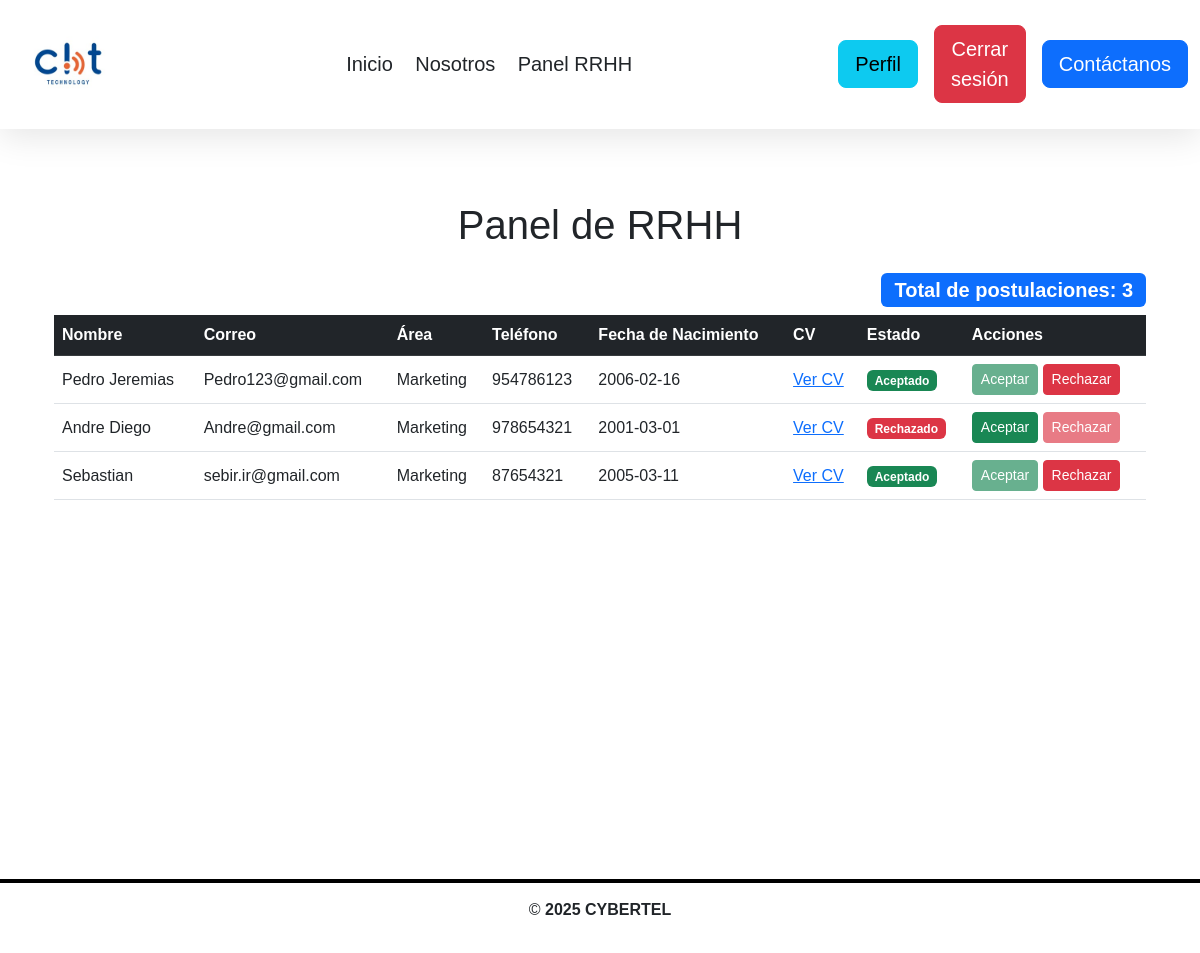
Page /index.php?route=panel_rrhh (signed in) on the committed database.
### tables this page shows
CREATE TABLE `postulaciones` (
  `id` int(11) NOT NULL,
  `usuario_id` int(11) NOT NULL,
  `area` varchar(100) NOT NULL,
  `telefono` varchar(20) NOT NULL,
  `fecha_nacimiento` date NOT NULL,
  `archivo_cv` varchar(255) DEFAULT NULL,
  `estado` varchar(20) DEFAULT 'pendiente',
  `fecha_postulacion` timestamp NOT NULL DEFAULT current_timestamp()
);

CREATE TABLE `usuarios` (
  `id` int(11) NOT NULL,
  `nombre` varchar(100) NOT NULL,
  `usuario` varchar(50) NOT NULL,
  `correo` varchar(100) NOT NULL,
  `password` varchar(255) NOT NULL,
  `rol` varchar(20) DEFAULT 'usuario'
);

### controller/RRHHController.php (called while the page is built, shortened)
<?php
require_once __DIR__ . '/../service/PostulacionService.php';
class RRHHController {
    public function listar() {
        $service = new PostulacionService();
        $postulaciones = $service->listarTodas();
        include __DIR__ . '/../public/panel_rrhh.php';
    }
}

### config/database.php (called while the page is built)
<?php
class Database
{
    public static function getConnection()
    {
        $host = 'localhost';
        $user = 'root';
        $pass = '';
        $db   = 'cybertel';
        $dsn = "mysql:host=$host;dbname=$db;charset=utf8mb4";
        try {
            $pdo = new PDO($dsn, $user, $pass, [
                PDO::ATTR_ERRMODE => PDO::ERRMODE_EXCEPTION,
                PDO::ATTR_DEFAULT_FETCH_MODE => PDO::FETCH_ASSOC,
            ]);
            return $pdo;
        } catch (PDOException $e) {
            die('Error de conexión: ' . $e->getMessage());
        }
    }
}

### service/PostulacionService.php (called while the page is built, shortened)
<?php
require_once __DIR__ . '/../repository/PostulacionRepository.php';
class PostulacionService
{
    private $repo;
    public function __construct()
    {
        $this->repo = new PostulacionRepository();
    }
    public function listarTodas()
    {
        return $this->repo->findAll();
    }
}

### repository/PostulacionRepository.php (called while the page is built, shortened)
<?php
require_once __DIR__ . '/../config/database.php';
class PostulacionRepository
{
    private $pdo;
    public function __construct()
    {
        $this->pdo = Database::getConnection();
    }
    public function findAll()
    {
        $stmt = $this->pdo->query("SELECT p.*, u.nombre, u.correo FROM postulaciones p JOIN usuarios u ON p.usuario_id = u.id ORDER BY p.fecha_postulacion DESC");
        return $stmt->fetchAll(PDO::FETCH_ASSOC);
    }
}

### public/panel_rrhh.php (the view, shortened to what this page needs)
<?php include __DIR__ . '/../includes/header.php'; ?>
<div class="container mt-5">
  <h1 class="mb-4 text-center">Panel de RRHH</h1>
  <div class="mb-2 text-end">
    <span class="badge bg-primary fs-5">
      Total de postulaciones: <?= count($postulaciones) ?>
    </span>
  </div>
  <table class="table table-hover align-middle">
    <thead class="table-dark">
      <tr>
        <th>Nombre</th>
        <th>Correo</th>
        <th>Área</th>
        <th>Teléfono</th>
        <th>Fecha de Nacimiento</th>
        <th>CV</th>
        <th>Estado</th>
        <th>Acciones</th>
      </tr>
    </thead>
    <tbody>
      <?php foreach ($postulaciones as $p): ?>
        <tr>
          <td><?= htmlspecialchars($p['nombre']) ?></td>
          <td><?= htmlspecialchars($p['correo']) ?></td>
          <td><?= htmlspecialchars($p['area']) ?></td>
          <td><?= htmlspecialchars($p['telefono']) ?></td>
          <td><?= htmlspecialchars($p['fecha_nacimiento']) ?></td>
          <td>
            <?php if ($p['archivo_cv']): ?>
              <a href="<?= htmlspecialchars($p['archivo_cv']) ?>" target="_blank">Ver CV</a>
            <?php else: ?>
              No adjunto
            <?php endif; ?>
          </td>
          <td>
            <span class="badge bg-<?= $p['estado'] === 'aceptado' ? 'success' : ($p['estado'] === 'rechazado' ? 'danger' : 'secondary') ?>">
              <?= ucfirst($p['estado']) ?>
            </span>
          </td>
          <td>
            <form method="POST" action="/trabajo/index.php?route=estado_rrhh" class="d-inline">
              <button name="estado" value="aceptado" class="btn btn-success btn-sm" <?= $p['estado'] === 'aceptado' ? 'disabled' : '' ?>>Aceptar</button>
              <button name="estado" value="rechazado" class="btn btn-danger btn-sm" <?= $p['estado'] === 'rechazado' ? 'disabled' : '' ?>>Rechazar</button>
            </form>
          </td>
        </tr>
      <?php endforeach; ?>
    </tbody>
  </table>
</div>
<?php include __DIR__ . '/../includes/footer.php'; ?>

### index.php (shortened to what this page needs)
<?php
require_once __DIR__ . '/config/app.php';
if (isset($_GET['route']) && isset($routes[$_GET['route']])) {
  $action = $routes[$_GET['route']]['action'];
  $controller = new $ctrlName();
  $controller->$action();
  exit;
}
include 'includes/header.php'; ?>
<?php include 'includes/footer.php'; ?>

### includes/header.php (shortened to what this page needs)
<?php
$rol = $_SESSION['rol'] ?? null;
$logueado = isset($_SESSION['usuario_id']);
?>
<!DOCTYPE html>
<html lang="es">
<head>
  <link href="https://cdn.jsdelivr.net/npm/bootstrap@5.3.0/dist/css/bootstrap.min.css" rel="stylesheet">
  <link href="https://cdn.jsdelivr.net/npm/bootstrap-icons@1.11.0/font/bootstrap-icons.css" rel="stylesheet">
  <link href="/trabajo/css/style.css" rel="stylesheet">
</head>
<body>
  <nav class="navbar navbar-expand-lg mb-4">
    <div class="container-fluid">
      <a class="navbar-brand text-dark" href="/trabajo/index.php">
        <img src="/trabajo/img/imagen1.jpeg" width="80px" height="80px" alt="Logo CYBERTEL">
      </a>
      <div class="collapse navbar-collapse" id="navbarNav">
        <ul class="navbar-nav justify-content-center w-100">
          <li class="nav-item"><a class="nav-link text-dark fs-5" href="/trabajo/index.php">Inicio</a></li>
          <li class="nav-item"><a class="nav-link text-dark fs-5" href="/trabajo/index.php?route=nosotros">Nosotros</a></li>
          <?php if ($logueado): ?>
            <?php if ($rol === 'rrhh'): ?>
              <li class="nav-item"><a class="nav-link text-dark fs-5" href="/trabajo/index.php?route=panel_rrhh">Panel RRHH</a></li>
            <?php else: ?>
              <li class="nav-item"><a class="nav-link text-dark fs-5" href="/trabajo/index.php?route=postular">Registro CV</a></li>
            <?php endif; ?>
          <?php endif; ?>
        </ul>
        <div class="d-flex align-items-center ms-auto">
          <?php if (!$logueado): ?>
            <a class="btn btn-success btn-lg me-3" href="/trabajo/index.php?route=registro">Registro</a>
            <a class="btn btn-secondary btn-lg me-3" href="/trabajo/index.php?route=login">Login</a>
          <?php else: ?>
            <a class="btn btn-info btn-lg me-3" href="/trabajo/index.php?route=perfil">Perfil</a>
            <a class="btn btn-danger btn-lg me-3" href="/trabajo/index.php?route=logout">Cerrar sesión</a>
          <?php endif; ?>
          <a class="btn btn-primary btn-lg" href="/trabajo/index.php?route=contactos">Contáctanos</a>
        </div>
      </div>
    </div>
  </nav>
  <div class="wrapper d-flex flex-column min-vh-100">
    <div class="container flex-grow-1">

### includes/footer.php (shortened to what this page needs)
</div>
<footer class="footer-bg">
  <p>&copy; <strong>2025 CYBERTEL</strong></p>
</footer>
</div>
</body>
</html>

### css/style.css (style rules this page uses)
body { background: white; min-height: 100vh; font-family: Arial, Helvetica, sans-serif; }
.footer-bg { background: white; border-top: 4px solid #000; padding: 15px 0; text-align: center; margin-top: 10px; }
.navbar { backdrop-filter: blur(10px); border-bottom: 1px solid rgba(255, 255, 255, 0.1); box-shadow: 0 8px 32px rgba(0, 0, 0, 0.1); padding: 1rem 0; transition: all 0.3s ease; position: relative; overflow: hidden; animation: slideInDown 0.5s ease-out; z-index: 100; }
.navbar-brand { font-size: 1.8rem; font-weight: 800; color: white; text-transform: uppercase; letter-spacing: 2px; position: relative; padding: 0.5rem 1rem; border-radius: 8px; transition: all 0.3s ease; }
.navbar-brand::before { content: ''; position: absolute; top: 0; left: 0; width: 100%; height: 100%; background: rgba(192, 186, 215, 0.1); border-radius: 8px; transform: scale(0); transition: transform 0.3s ease; z-index: -1; }
.container-fluid { position: relative; z-index: 2; max-width: 1400px; margin: 0 auto; }
.navbar-nav .nav-link { color: black; font-weight: 500; font-size: 1rem; padding: 0.75rem 1.25rem; margin: 0 0.2rem; border-radius: 25px; transition: all 0.3s ease; position: relative; overflow: hidden; }

### rows in the picture
postulaciones: usuario.nombre "Pedro Jeremias", usuario.correo "Pedro123@gmail.com", area "Marketing", telefono "954786123", fecha_nacimiento "2006-02-16", estado "Aceptado"
postulaciones: usuario.nombre "Andre Diego", usuario.correo "Andre@gmail.com", area "Marketing", telefono "978654321", fecha_nacimiento "2001-03-01", estado "Rechazado"
postulaciones: usuario.nombre "Sebastian", usuario.correo "sebir.ir@gmail.com", area "Marketing", telefono "87654321", fecha_nacimiento "2005-03-11", estado "Aceptado"

### other values in the picture
count($postulaciones) "3"
